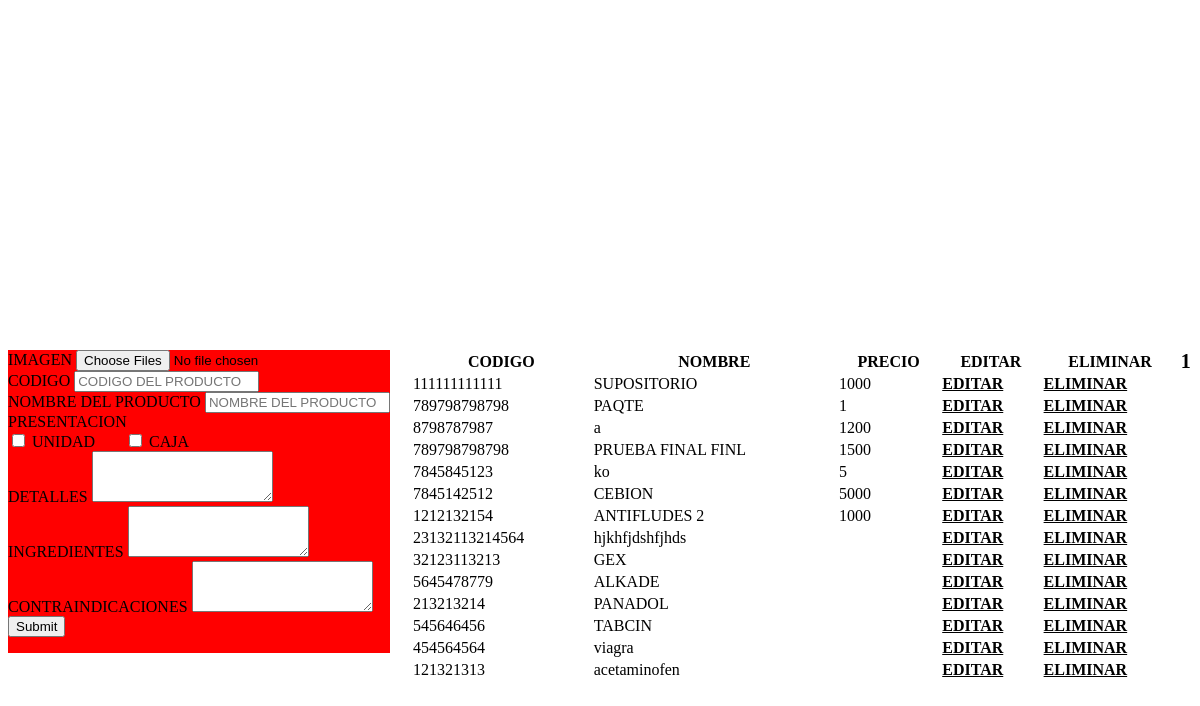
Screenshot of /Pharmatica_Dashboard/Vistas/productos_general.php with the database file from the repository.
### tables this page shows
CREATE TABLE `t_inventario_general_web` (
  `id_prod_inv` int(11) NOT NULL,
  `nombre_prod_inv` varchar(300) DEFAULT NULL,
  `img_producto` varchar(300) DEFAULT NULL,
  `codigo_producto` varchar(100) DEFAULT NULL,
  `precio_unidad` varchar(100) DEFAULT NULL,
  `precio_caja` varchar(100) DEFAULT NULL,
  `detalle_prod` varchar(500) DEFAULT NULL,
  `ingrediente_prod` varchar(500) DEFAULT NULL,
  `contraindicaciones_prod` varchar(500) DEFAULT NULL,
  `img_producto2` varchar(300) DEFAULT NULL,
  `img_producto3` varchar(300) DEFAULT NULL
);

### Pharmatica_Dashboard/Vistas/productos_general.php (the view, shortened to what this page needs)
<?php
include("./conexion.php");
  if(isset($_GET['editar'])) {
   $id = $_GET['editar'];
    $editar = "SELECT * FROM  t_inventario_general_web WHERE  id_prod_inv = '$id'";
    $eje = mysqli_query($conexion,$editar);
    while ($e = mysqli_fetch_array($eje)) { ?>
<div class="col-4" id="div_f">
<form action="./Model/actualizar_prod_general.php" method="POST"  enctype="multipart/form-data">
<!--<div class="form-group">
    <label for="exampleFormControlFile1">IMAGEN</label>
    <input type="file" name="img_prod[]" class="form-control-file" id="exampleFormControlFile1" multiple>
  </div>-->
<input type="hidden" name="id_prod" value="<?php echo $e['id_prod_inv']; ?>">
<input type="hidden" name="img1" value="<?php echo $e['img_producto']; ?>">
<input type="hidden" name="img2" value="<?php echo $e['img_producto2']; ?>">
<input type="hidden" name="img3" value="<?php echo $e['img_producto3']; ?>">
<div class="form-group">
      <label for="exampleInputPassword1">CODIGO</label>
    <input name="c_prod" type="text" class="form-control"
       id="exampleInputPassword1" value="<?php echo $e['codigo_producto'];  ?>">
  </div>
  <div class="form-group">
      <label for="exampleInputPassword1">NOMBRE DEL PRODUCTO</label>
    <input name="n_prod" type="text" class="form-control"
       id="exampleInputPassword1" value="<?php echo $e['nombre_prod_inv'];  ?>">
  </div>
<div class="form-group">
      <label for="boton" id="lb_unidad">PRECIO POR UNIDAD</label>
    <input name="uni_prod" type="number" class="form-control"
       id="unidad"  value="<?php echo $e['precio_unidad'];  ?>">
  </div>
 <div class="form-group">
      <label for="boton" id="lb_caja">PRECIO POR CAJA</label>
    <input name="caj_prod" type="number" class="form-control"
       id="caja"  value="<?php echo $e['precio_caja'];  ?>">
  </div>
<div class="form-group">
    <label for="exampleFormControlTextarea1">DETALLES</label>
    <textarea name="deta_prod" class="form-control" id="exampleFormControlTextarea1" rows="3"><?php echo $e['detalle_prod'];  ?></textarea>
  </div>
  <div class="form-group">
    <label for="exampleFormControlTextarea1">INGREDIENTES</label>
    <textarea name="ing_prod" class="form-control" id="exampleFormControlTextarea1" rows="3"><?php echo $e['ingrediente_prod'];  ?></textarea>
  </div>
  <div class="form-group">
    <label for="exampleFormControlTextarea1">CONTRAINDICACIONES</label>
    <textarea name="contra_prod" class="form-control" id="exampleFormControlTextarea1" rows="3"><?php echo $e['contraindicaciones_prod']; ?></textarea>
  </div>
<input class="inputFile" type="file" style="display: none;">
<script type="text/javascript">
/*function editarIMG1()
  {
var x = document.getElementById("upd_img1");
var lb1 = document.getElementById("label1");
    if (x.style.display === "none") {
       x.style.display = "";
       lb1.style.display = "";
    }else{
      x.style.display = "none";
      lb1.style.display = "none";
    }
}*/
</script>
<div style="width:100%">
  <div style="background-color: ; width:30%; float: left ;">
   <label>
    <img src="IMG/IMG_PRODUCTOS/<?php echo $e['img_producto']; ?>" width="120px" height="120px" title="Click para actualizar">
    <input name="img_prod1" type="file" style="display:none;">
   </label>
  </div>
  <div style="background-color: ; width:30%; float: left; margin-left: 15px;">
    <label>
    <img src="IMG/IMG_PRODUCTOS/<?php echo $e['img_producto2']; ?>" width="120px" height="120px" title="Click para actualizar" >
    <input type="file" name="img_prod2" id="upd_img2" style="display:none;">
    </label>
  </div>
  <div style="background-color: ; width:30%; float: left;margin-left: 15px;">
    <label>
    <img src="IMG/IMG_PRODUCTOS/<?php echo $e['img_producto3'];} ?>" width="120px" height="120px" title="Click para actualizar">
    <input type="file" name="img_prod3" id="upd_img3" style="display:none;">
    </label>
  </div>
</div>
<br><br><br><br><br><br>
<input type="submit" name="" class="btn btn-success" value="ACTUALIZAR"><br><br>
        </form>
</div>
<?php
  }else{
?>
<div class="col-4" id="div_f">
<form action="./Model/insertar_prod_general.php" method="POST"  enctype="multipart/form-data">
<div class="form-group">
    <label for="exampleFormControlFile1">IMAGEN</label>
    <input type="file" name="img_prod[]" class="form-control-file" id="exampleFormControlFile1" multiple>
  </div>
<div class="form-group">
      <label for="exampleInputPassword1">CODIGO</label>
    <input name="c_prod" type="text" class="form-control"
       id="exampleInputPassword1" placeholder="CODIGO DEL PRODUCTO">
  </div>
  <div class="form-group">
      <label for="exampleInputPassword1">NOMBRE DEL PRODUCTO</label>
    <input name="n_prod" type="text" class="form-control"
       id="exampleInputPassword1" placeholder="NOMBRE DEL PRODUCTO">
  </div>
<label>PRESENTACION</label><br>
<input name="chec" type="checkbox" id="chec" onChange="comprobar1(this);"/>
    <label for="chec">UNIDAD</label>
<input name="chec" type="checkbox" id="chec" onChange="comprobar2(this);"
style="margin-left: 30px;" />
    <label for="chec">CAJA</label>
<div class="form-group">
    <label for="exampleFormControlTextarea1">DETALLES</label>
    <textarea name="deta_prod" class="form-control" id="exampleFormControlTextarea1" rows="3"></textarea>
  </div>
  <div class="form-group">
    <label for="exampleFormControlTextarea1">INGREDIENTES</label>
    <textarea name="ing_prod" class="form-control" id="exampleFormControlTextarea1" rows="3"></textarea>
  </div>
  <div class="form-group">
    <label for="exampleFormControlTextarea1">CONTRAINDICACIONES</label>
    <textarea name="contra_prod" class="form-control" id="exampleFormControlTextarea1" rows="3"></textarea>
  </div>
<input type="submit" name="" class="btn btn-success">
        </form>
</div>
<?php
}
$por_pagina = 25;
            if (isset($_GET['pagina'])) {
                $pagina = $_GET['pagina'];
            }else{
                $pagina= 1;
            }
     $empieza = ($pagina-1) * $por_pagina;
$query = "SELECT * FROM t_inventario_general_web ORDER BY id_prod_inv  DESC
 LIMIT $empieza , $por_pagina";
$sql = mysqli_query($conexion, $query);
echo "
         <table class='table table-hover table-success' id='tabla_g'>
         <thead class='thead-light'>
         <tr>
         <th scope='col'>CODIGO</th>
         <th scope='col'>NOMBRE</th>
         <th scope='col'>PRECIO</th>
         <th scope='col'>EDITAR</th>
         <th scope='col'>ELIMINAR</th>
       </tr>
       </thead>";
while ($f = mysqli_fetch_array($sql)) {
    echo "<tr>";
    echo "<td>".$f['codigo_producto']."</td>";
    echo "<td>".$f['nombre_prod_inv']."</td>";
    echo "<td>".$f['precio_unidad']."</td>";
  ?>
  <td><b><a class="lk" href="../Pharmatica_Dashboard/?ir=PRODUCTOS&editar=<?php echo
   $f['id_prod_inv']?>" title="Mover">EDITAR</a></b></td>
  <td><b><a class="lk" href="../Pharmatica_Dashboard/?ir=DeleteProductos&id=<?php echo
  $f['id_prod_inv']?>">ELIMINAR</a></b></td>
  <?php
  echo "</tr>";
}
echo "</table>";
?>
<div class="paginador">
      <?php
        $query11 = "SELECT * FROM t_inventario_general_web LIMIT 500";
        $resultado11 = mysqli_query($conexion,$query11);
        $total_registros = mysqli_num_rows($resultado11);
        $total_paginas = ceil($total_registros / $por_pagina);
       echo "<center><a href= '../Pharmatica_Dashboard/?ir=PRODUCTOS&pagina=1'> "."</a>";
       for ($i=1; $i <=$total_paginas ; $i++) {
           echo "<a href= '../Pharmatica_Dashboard/?ir=PRODUCTOS&pagina=".$i."' class ='ida'> ".$i."</a>";
            }
echo "<a href= '../Pharmatica_Dashboard/?ir=PRODUCTOS&pagina==$total_paginas' > "."</a></center>";
       ?>
</div>

### Pharmatica_Dashboard/Vistas/productos_general.php (style rules this page uses)
.ida { font-size: 20px; font-weight: bold; text-decoration: none; color: black; }
.paginador { margin-top: 350px; }
a { color: black; }
#tabla_g { width: 65%; float: left; }
#div_f { float: left; background-color: red; margin-right: 20px; }

### rows the page displays
t_inventario_general_web: codigo_producto "111111111111", nombre_prod_inv "SUPOSITORIO", precio_unidad "1000"
t_inventario_general_web: codigo_producto "789798798798", nombre_prod_inv "PAQTE", precio_unidad "1"
t_inventario_general_web: codigo_producto "8798787987", nombre_prod_inv "a", precio_unidad "1200"
t_inventario_general_web: codigo_producto "789798798798", nombre_prod_inv "PRUEBA FINAL FINL", precio_unidad "1500"
t_inventario_general_web: codigo_producto "7845845123", nombre_prod_inv "ko", precio_unidad "5"
t_inventario_general_web: codigo_producto "7845142512", nombre_prod_inv "CEBION", precio_unidad "5000"
t_inventario_general_web: codigo_producto "1212132154", nombre_prod_inv "ANTIFLUDES 2", precio_unidad "1000"
t_inventario_general_web: codigo_producto "23132113214564", nombre_prod_inv "hjkhfjdshfjhds"
t_inventario_general_web: codigo_producto "32123113213", nombre_prod_inv "GEX"
t_inventario_general_web: codigo_producto "5645478779", nombre_prod_inv "ALKADE"
t_inventario_general_web: codigo_producto "213213214", nombre_prod_inv "PANADOL"
t_inventario_general_web: codigo_producto "545646456", nombre_prod_inv "TABCIN"
t_inventario_general_web: codigo_producto "454564564", nombre_prod_inv "viagra"
t_inventario_general_web: codigo_producto "121321313", nombre_prod_inv "acetaminofen"
